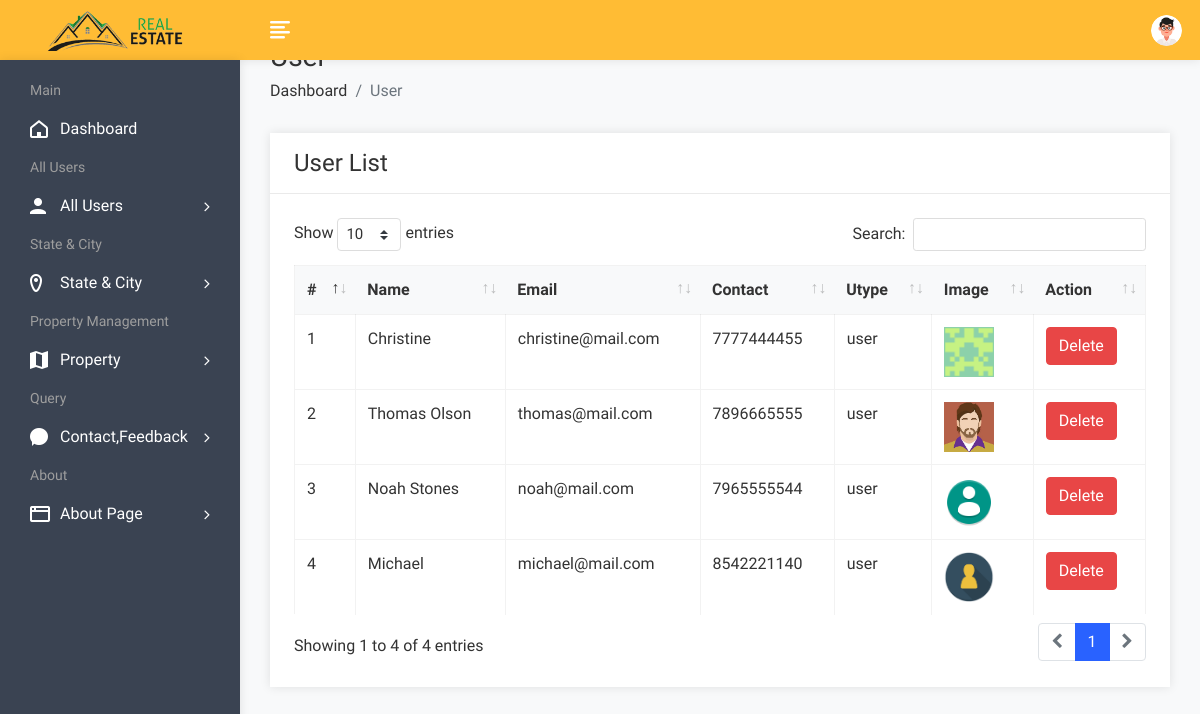
The page /admin/userlist.php (signed in) on the database its author committed.
### tables this page shows
CREATE TABLE `user` (
  `uid` int(50) NOT NULL,
  `uname` varchar(100) NOT NULL,
  `uemail` varchar(100) NOT NULL,
  `uphone` varchar(20) NOT NULL,
  `upass` varchar(50) NOT NULL,
  `utype` varchar(50) NOT NULL,
  `uimage` varchar(300) NOT NULL
);

### admin/userlist.php (the view, shortened to what this page needs)
<!DOCTYPE html>
<html lang="en">
<head>
        <link rel="stylesheet" href="assets/css/bootstrap.min.css">
        <link rel="stylesheet" href="assets/css/font-awesome.min.css">
        <link rel="stylesheet" href="assets/css/feathericon.min.css">
		<link rel="stylesheet" href="assets/plugins/datatables/dataTables.bootstrap4.min.css">
		<link rel="stylesheet" href="assets/plugins/datatables/responsive.bootstrap4.min.css">
		<link rel="stylesheet" href="assets/plugins/datatables/select.bootstrap4.min.css">
		<link rel="stylesheet" href="assets/plugins/datatables/buttons.bootstrap4.min.css">
        <link rel="stylesheet" href="assets/css/style.css">
    </head>
    <body>
				<?php include("header.php"); ?>
            <div class="page-wrapper">
                <div class="content container-fluid">
					<div class="page-header">
						<div class="row">
							<div class="col">
								<h3 class="page-title">User</h3>
								<ul class="breadcrumb">
									<li class="breadcrumb-item"><a href="dashboard.php">Dashboard</a></li>
									<li class="breadcrumb-item active">User</li>
								</ul>
							</div>
						</div>
					</div>
					<div class="row">
						<div class="col-sm-12">
							<div class="card">
								<div class="card-header">
									<h4 class="card-title">User List</h4>
								</div>
								<div class="card-body">
									<table id="basic-datatable" class="table table-bordered table-hover">
                                            <thead>
                                                <tr>
                                                    <th>#</th>
                                                    <th>Name</th>
                                                    <th>Email</th>
                                                    <th>Contact</th>
                                                    <th>Utype</th>
													<th>Image</th>
                                                    <th>Action</th>
                                                </tr>
                                            </thead>
                                            <tbody>
											<?php
												$query=mysqli_query($con,"select * from user where utype='user'");
												$cnt=1;
												while($row=mysqli_fetch_row($query))
													{
											?>
                                                <tr>
                                                    <td><?php echo $cnt; ?></td>
                                                    <td><?php echo $row['1']; ?></td>
                                                    <td><?php echo $row['2']; ?></td>
                                                    <td><?php echo $row['3']; ?></td>
                                                    <td><?php echo $row['5']; ?></td>
													<td><img src="user/<?php echo $row['6']; ?>" height="50px" width="50px"></td>
                                                    <td><a href="userdelete.php?id=<?php echo $row['0']; ?>"><button class="btn btn-danger">Delete</button></a></td>
                                                </tr>
                                                <?php
												$cnt=$cnt+1;
												}
												?>
                                            </tbody>
                                        </table>
								</div>
							</div>
						</div>
					</div>
				</div>
			</div>
    </body>
</html>

### rows shown on the page
user: uname "Christine", uemail "christine@mail.com", uphone "7777444455", utype "user", uimage (picture)
user: uname "Thomas Olson", uemail "thomas@mail.com", uphone "7896665555", utype "user", uimage (picture)
user: uname "Noah Stones", uemail "noah@mail.com", uphone "7965555544", utype "user", uimage (picture)
user: uname "Michael", uemail "michael@mail.com", uphone "8542221140", utype "user", uimage (picture)
